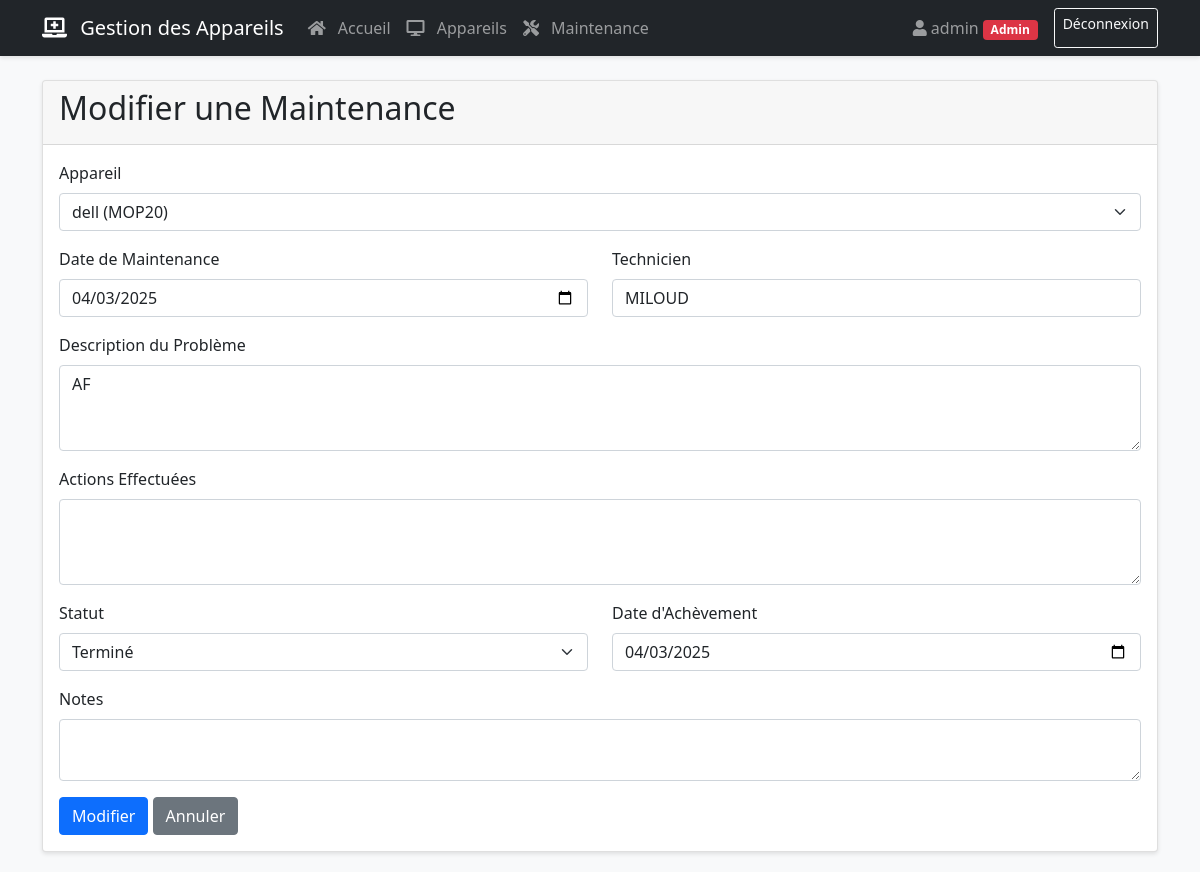
Page /edit_maintenance/1 (signed in) on the committed database.
### app.py (models this page shows, shortened)
class User(UserMixin, db.Model):
    id = db.Column(db.Integer, primary_key=True)
    username = db.Column(db.String(80), unique=True, nullable=False)
    password = db.Column(db.String(120), nullable=False)
    is_admin = db.Column(db.Boolean, default=False)

class MaintenanceRecord(db.Model):
    id = db.Column(db.Integer, primary_key=True)
    device_id = db.Column(db.Integer, db.ForeignKey('device.id'), nullable=False)
    reference = db.Column(db.String(20))
    maintenance_date = db.Column(db.Date, nullable=False)
    issue_description = db.Column(db.Text, nullable=False)
    actions_taken = db.Column(db.Text)
    status = db.Column(db.String(20), default='en attente')
    technician = db.Column(db.String(100), nullable=False)
    completion_date = db.Column(db.Date)
    notes = db.Column(db.Text)

class Device(db.Model):
    id = db.Column(db.Integer, primary_key=True)
    name = db.Column(db.String(100), nullable=False)
    type = db.Column(db.String(50), nullable=False)
    serial_number = db.Column(db.String(100), nullable=False, unique=True)
    status = db.Column(db.String(20), default='actif')
    assigned_to = db.Column(db.String(100))
    service = db.Column(db.String(100))
    department = db.Column(db.String(100))
    mac_address = db.Column(db.String(17))
    notes = db.Column(db.Text)
    maintenance_records = db.relationship('MaintenanceRecord', backref='device', lazy=True, cascade="all, delete-orphan")
    ownership_changes = db.relationship('OwnershipChange', backref='device', lazy=True, cascade="all, delete-orphan")

### app.py (the view, shortened to what this page needs)
@app.route('/edit_maintenance/<int:record_id>', methods=['GET', 'POST'])
@login_required
@admin_required
def edit_maintenance(record_id):
    record = MaintenanceRecord.query.get_or_404(record_id)
    devices = Device.query.all()
    technicians = [t[0] for t in db.session.query(MaintenanceRecord.technician).distinct().filter(MaintenanceRecord.technician != None, MaintenanceRecord.technician != '').all()]
    return render_template('maintenance_form.html', **locals())

### app.py (called while the page is built)
@login_manager.user_loader
def load_user(user_id):
    return User.query.get(int(user_id))

def admin_required(f):
    @wraps(f)
    def decorated_function(*args, **kwargs):
        if not current_user.is_authenticated or not current_user.is_admin:
            flash('Permission denied', 'danger')
            return redirect(url_for('index'))
        return f(*args, **kwargs)
    return decorated_function

@app.context_processor
def utility_processor():
    from datetime import datetime
    return {
        'now': datetime.now
    }

### templates/maintenance_form.html (shortened to what this page needs)
{% extends "base.html" %}
{% block content %}
<div class="card">
    <div class="card-header">
        <h2>{{ 'Modifier' if record else 'Ajouter' }} une Maintenance</h2>
    </div>
    <div class="card-body">
        <form method="post">
            <div class="mb-3">
                <label for="device_id" class="form-label">Appareil</label>
                <select name="device_id" id="device_id" class="form-select" required {% if device_id %}disabled{% endif %}>
                    {% for device in devices %}
                    <option value="{{ device.id }}" {% if device_id == device.id or (record and record.device_id == device.id) %}selected{% endif %}>
                        {{ device.name }} ({{ device.serial_number }})
                    </option>
                    {% endfor %}
                </select>
            </div>
            <div class="row">
                <div class="col-md-6">
                    <div class="mb-3">
                        <label for="maintenance_date" class="form-label">Date de Maintenance</label>
                        <input type="date" class="form-control" id="maintenance_date" name="maintenance_date"
                               value="{{ record.maintenance_date.strftime('%Y-%m-%d') if record and record.maintenance_date else today }}" required>
                    </div>
                </div>
                <div class="col-md-6">
                    <div class="mb-3">
                        <label for="technician" class="form-label">Technicien</label>
                        <input type="text" class="form-control" id="technician" name="technician" list="technicians"
                               value="{{ record.technician if record else '' }}" required>
                    </div>
                </div>
            </div>
            <div class="mb-3">
                <label for="issue_description" class="form-label">Description du Problème</label>
                <textarea class="form-control" id="issue_description" name="issue_description" rows="3" required>{{ record.issue_description if record else '' }}</textarea>
            </div>
            <div class="mb-3">
                <label for="actions_taken" class="form-label">Actions Effectuées</label>
                <textarea class="form-control" id="actions_taken" name="actions_taken" rows="3">{{ record.actions_taken if record else '' }}</textarea>
            </div>
            <div class="row">
                <div class="col-md-6">
                    <div class="mb-3">
                        <label for="status" class="form-label">Statut</label>
                        <select class="form-select" id="status" name="status" required>
                            <option value="terminé" {% if record and record.status == 'terminé' %}selected{% endif %}>Terminé</option>
                        </select>
                    </div>
                </div>
                <div class="col-md-6">
                    <div class="mb-3">
                        <label for="completion_date" class="form-label">Date d'Achèvement</label>
                        <input type="date" class="form-control" id="completion_date" name="completion_date"
                               value="{{ record.completion_date.strftime('%Y-%m-%d') if record and record.completion_date else '' }}">
                    </div>
                </div>
            </div>
            <div class="mb-3">
                <label for="notes" class="form-label">Notes</label>
                <textarea class="form-control" id="notes" name="notes" rows="2">{{ record.notes if record else '' }}</textarea>
            </div>
            <button type="submit" class="btn btn-primary">{{ 'Modifier' if record else 'Ajouter' }}</button>
            <a href="{{ url_for('device_details', device_id=device_id if device_id else (record.device_id if record else 1)) }}" class="btn btn-secondary">Annuler</a>
        </form>
    </div>
</div>
{% endblock %}

### templates/base.html (shortened to what this page needs)
<!DOCTYPE html>
<html lang="fr">
<head>
    <link href="https://cdn.jsdelivr.net/npm/bootstrap@5.1.3/dist/css/bootstrap.min.css" rel="stylesheet">
    <link rel="stylesheet" href="{{ url_for('static', filename='css/style.css') }}">
    <link rel="stylesheet" href="https://cdnjs.cloudflare.com/ajax/libs/font-awesome/5.15.4/css/all.min.css">
</head>
<body>
    <nav class="navbar navbar-expand-lg navbar-dark bg-dark sticky-top">
        <div class="container">
            <a class="navbar-brand" href="{{ url_for('index') }}">
                <i class="fas fa-laptop-medical"></i> Gestion des Appareils
            </a>
            <div class="collapse navbar-collapse" id="navbarNav">
                <ul class="navbar-nav me-auto">
                    <li class="nav-item">
                        <a class="nav-link {{ 'active' if request.endpoint == 'index' }}" href="{{ url_for('index') }}">
                            <i class="fas fa-home"></i> Accueil
                        </a>
                    </li>
                    <li class="nav-item">
                        <a class="nav-link {{ 'active' if request.endpoint == 'devices' }}" href="{{ url_for('devices') }}">
                            <i class="fas fa-desktop"></i> Appareils
                        </a>
                    </li>
                    <li class="nav-item">
                        <a class="nav-link {{ 'active' if request.endpoint == 'maintenance' }}" href="{{ url_for('maintenance') }}">
                            <i class="fas fa-tools"></i> Maintenance
                        </a>
                    </li>
                </ul>
                <div class="d-flex">
                    {% if current_user.is_authenticated %}
                        <span class="navbar-text me-3">
                            <i class="fas fa-user"></i>
                            {{ current_user.username }}
                            {% if current_user.is_admin %}
                                <span class="badge bg-danger">Admin</span>
                            {% endif %}
                        </span>
                        <a href="{{ url_for('logout') }}" class="btn btn-outline-light btn-sm">Déconnexion</a>
                    {% else %}
                        <a href="{{ url_for('login') }}" class="btn btn-outline-light btn-sm">Connexion</a>
                    {% endif %}
                </div>
            </div>
        </div>
    </nav>
    <div class="container mt-4">
        {% block content %}{% endblock %}
    </div>
</body>
</html>

### static/css/style.css (style rules this page uses)
body { background-color: #f8f9fa; }
.card { margin-bottom: 20px; box-shadow: 0 2px 4px rgba(0,0,0,0.1); transition: all 0.3s; }
.btn { transition: all 0.3s; }
.navbar { box-shadow: 0 2px 4px rgba(0,0,0,0.1); }
.navbar-brand i, .nav-link i { margin-right: 0.5rem; }

### rows in the picture
User: username "admin"
MaintenanceRecord: device_id "dell (MOP20)", maintenance_date "04/03/2025", technician "MILOUD", issue_description "AF", status "Terminé", completion_date "04/03/2025"

### other values in the picture
{{ 'Modifier' if record else 'Ajouter' }} "Modifier"
